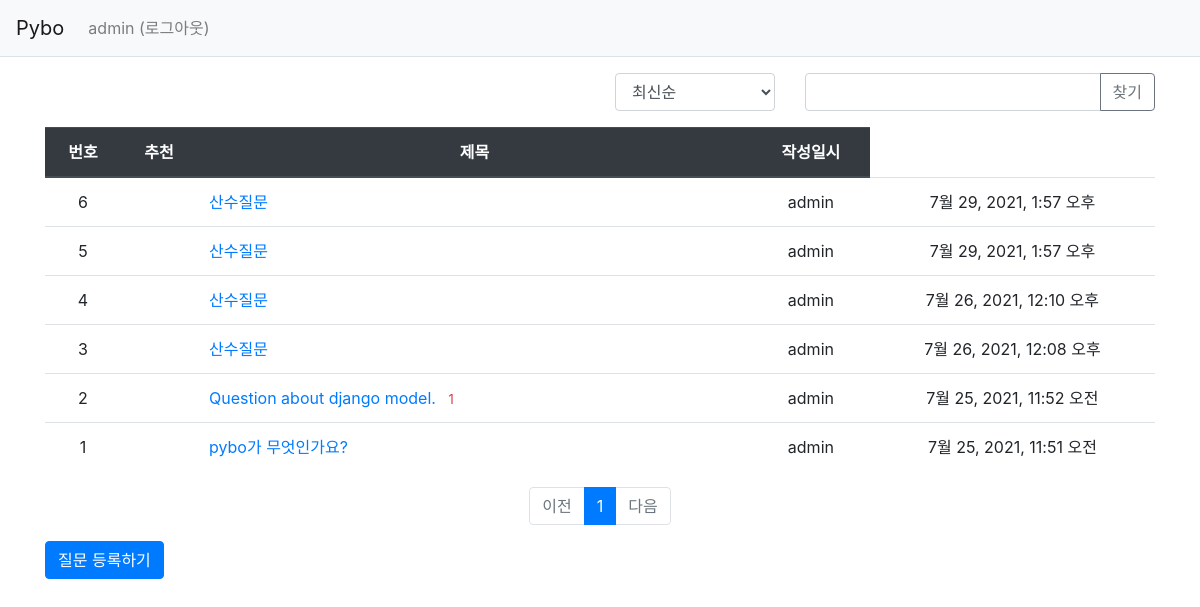
The app's page /pybo/ (signed in) with its own data.
### pybo/models.py (models this page shows, shortened)
class Question(models.Model):
    author = models.ForeignKey(User, on_delete=models.CASCADE, related_name='author_question')
    subject = models.CharField(max_length=200)
    content = models.TextField()
    create_date = models.DateTimeField()
    modify_date = models.DateTimeField(null=True, blank=True)
    voter = models.ManyToManyField(User, related_name='voter_question')

### pybo/views/base_views.py (the view, shortened to what this page needs)
# urls.py: path('', base_views.index, name='index'),  # '/' 에 해당되는 path
def index(request):
    page = request.GET.get('page', '1')  # 페이지
    kw = request.GET.get('kw', '')  # 검색어
    so = request.GET.get('so', 'recent')  # 정렬기준
    if so == 'recommend':
        question_list = Question.objects.annotate(num_voter=Count('voter')).order_by('-num_voter', '-create_date')
    elif so == 'popular':
        question_list = Question.objects.annotate(num_answer=Count('answer')).order_by('-num_answer', '-create_date')
    else:  # recent
        question_list = Question.objects.order_by('-create_date')
    question_list = Question.objects.order_by('-create_date')
    paginator = Paginator(question_list, 10) #페이지당 10
    page_obj = paginator.get_page(page)
    context = {'question_list': page_obj}
    return render(request, 'pybo/question_list.html', context)

### pybo/templatetags/pybo_filter.py (called while the page is built)
@register.filter
def sub(value, arg):
    return value - arg

### templates/pybo/question_list.html (shortened to what this page needs)
{% extends 'base.html' %}
{% load pybo_filter %}
{% block content %}
<div class="container my-3">
        <div class="row justify-content-end my-3">
            <div class="col-2">
            <select class="form-control so">
                <option value="recent" {% if so == 'recent' %}selected{% endif %}>최신순</option>
            </select>
        </div>
        <div class="col-4 input-group">
            <input type="text" class="form-control kw" value="{{ kw|default_if_none:'' }}">
            <div class="input-group-append">
                <button class="btn btn-outline-secondary" type="button" id="btn_search">찾기</button>
            </div>
        </div>
    </div>
    <table class="table">
        <thead>
        <tr class="text-center thead-dark">
            <th>번호</th>
            <th>추천</th>
            <th style="width:50%">제목</th>
            <th>작성일시</th>
        </tr>
        </thead>
        <tbody>
        {% if question_list %}
        {% for question in question_list %}
        <tr class="text-center">
            <td>
                {{ question_list.paginator.count|sub:question_list.start_index|sub:forloop.counter0|add:1 }}
            </td>
             <td>
             </td>
            <td class="text-left">
                <a href="{% url 'pybo:detail' question.id %}">{{ question.subject }}</a>
                {% if question.answer_set.count > 0 %}
                <span class="text-danger small ml-2">{{ question.answer_set.count }}</span>
                {% endif %}
            </td>
            <td>{{ question.author.username }}</td>
            <td>{{ question.create_date }}</td>
        </tr>
        {% endfor %}
        {% else %}
        <tr>
            <td colspan="3">질문이 없습니다.</td>
        </tr>
        {% endif %}
        </tbody>
    </table>
    <ul class="pagination justify-content-center">
        {% if question_list.has_previous %}
        <li class="page-item">
        <a class="page-link" data-page="{{ question_list.previous_page_number }}" href="#">이전</a>
        </li>
        {% else %}
        <li class="page-item disabled">
            <a class="page-link" tabindex="-1" aria-disabled="true" href="#">이전</a>
        </li>
        {% endif %}
        {% for page_number in question_list.paginator.page_range %}
        {% if page_number >= question_list.number|add:-5 and page_number <= question_list.number|add:5 %}
            {% if page_number == question_list.number %}
            <li class="page-item active" aria-current="page">
            <a class="page-link" data-page="{{ page_number }}" href="#">{{ page_number }}</a>
            </li>
            {% else %}
            <li class="page-item">
            <a class="page-link" data-page="{{ page_number }}" href="#">{{ page_number }}</a>
            </li>
            {% endif %}
        {% endif %}
        {% endfor %}
        {% if question_list.has_next %}
        <li class="page-item">
        <a class="page-link" data-page="{{ question_list.next_page_number }}" href="#">다음</a>
        </li>
        {% else %}
        <li class="page-item disabled">
            <a class="page-link" tabindex="-1" aria-disabled="true" href="#">다음</a>
        </li>
        {% endif %}
    </ul>
    <a href="{% url 'pybo:question_create' %}" class="btn btn-primary">질문 등록하기</a>
</div>
{% endblock %}

### templates/navbar.html (shortened to what this page needs)
<nav class="navbar navbar-expand-lg navbar-light bg-light border-bottom">
    <a class="navbar-brand" href="{% url 'pybo:index' %}">Pybo</a>
    <div class="collapse navbar-collapse flex-grow-0" id="navbarNav">
        <ul class="navbar-nav">
            <li class="nav-item">
                {% if user.is_authenticated %}
                <a class="nav-link" href="{% url 'common:logout' %}">{{ user.username }} (로그아웃)</a>
                {% else %}
                <a class="nav-link" href="{% url 'common:login' %}">로그인</a>
                {% endif %}
            </li>
        </ul>
    </div>
</nav>

### records on screen
Question: paginator.count|sub "6", subject "산수질문", author.username "admin", create_date "7월 29, 2021, 1:57 오후"
Question: paginator.count|sub "5", subject "산수질문", author.username "admin", create_date "7월 29, 2021, 1:57 오후"
Question: paginator.count|sub "4", subject "산수질문", author.username "admin", create_date "7월 26, 2021, 12:10 오후"
Question: paginator.count|sub "3", subject "산수질문", author.username "admin", create_date "7월 26, 2021, 12:08 오후"
Question: paginator.count|sub "2", subject "Question about django model.", answer_set.count "1", author.username "admin", create_date "7월 25, 2021, 11:52 오전"
Question: paginator.count|sub "1", subject "pybo가 무엇인가요?", author.username "admin", create_date "7월 25, 2021, 11:51 오전"

### other values on screen
{{ user.username }} "admin"
{{ page_number }} "1"
